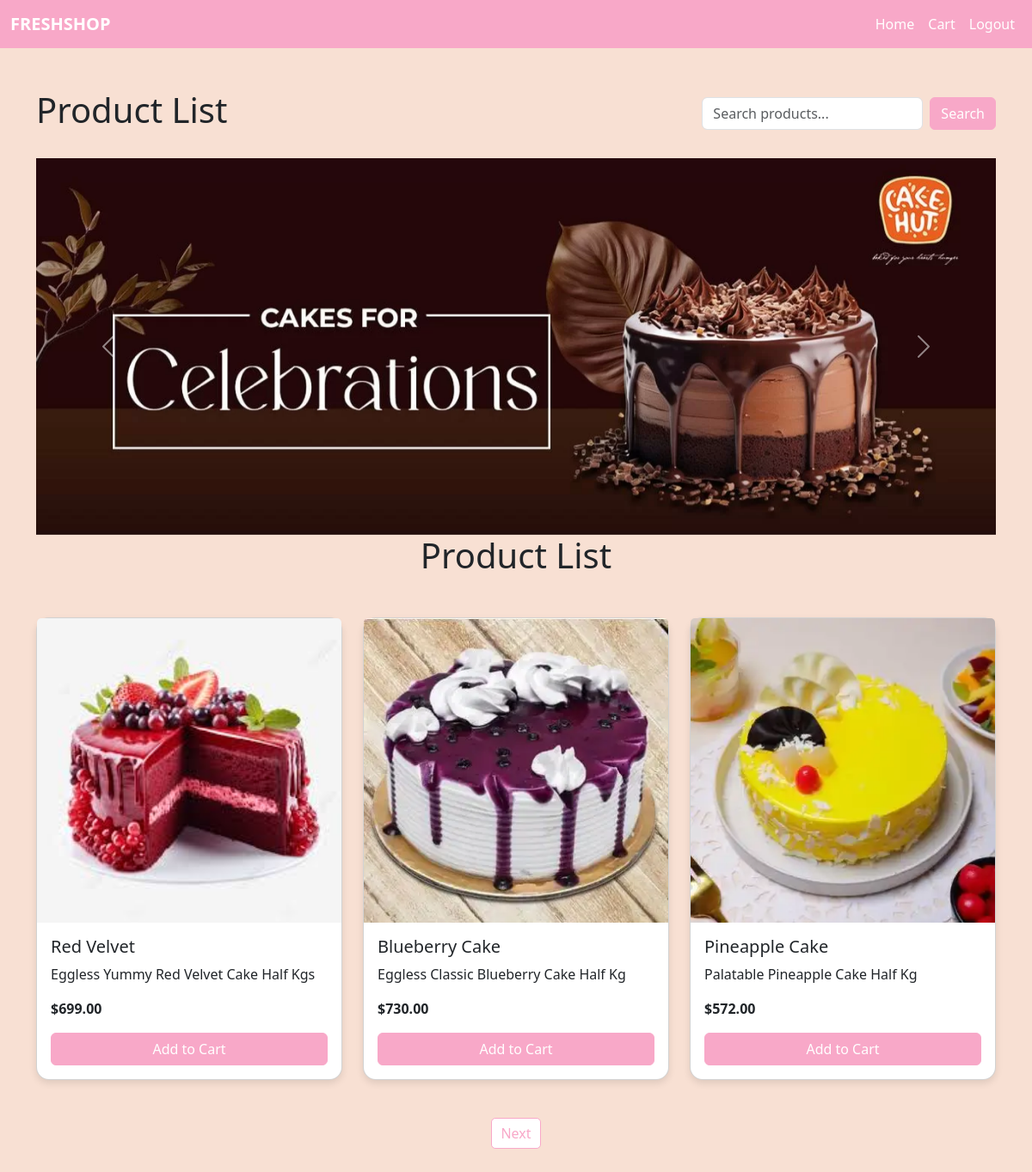
/view_products/ (signed in), run on the app's committed database.
### FreshShopapp/models.py (models this page shows, shortened)
class Product(models.Model):
    name = models.CharField(max_length=100)
    description = models.TextField()
    price = models.DecimalField(max_digits=10, decimal_places=2)
    image = models.ImageField(upload_to='products/')

### FreshShopapp/views.py (the view)
# urls.py: path('view_products/', views.view_products, name='view_products'),
@never_cache
@login_required
def view_products(request):
    query = request.GET.get('search', '')
    if query:
        products = Product.objects.filter(
            Q(name__icontains=query) | Q(description__icontains=query)
        )
    else:
        products = Product.objects.all()
    paginator = Paginator(products, 3)  # 3 products per page
    page_number = request.GET.get('page')  # Get the page number from the URL
    page_obj = paginator.get_page(page_number)  # Get the current page of products
    return render(request, 'view_products.html', {'page_obj': page_obj})

### FreshShopapp/templates/view_products.html (shortened to what this page needs)
<!DOCTYPE html>
<html lang="en">
<head>
    <link href="https://cdn.jsdelivr.net/npm/bootstrap@5.3.2/dist/css/bootstrap.min.css" rel="stylesheet">
</head>
<body>
    <nav class="navbar navbar-expand-lg navbar-light">
        <div class="container-fluid">
            <a class="navbar-brand fw-bold" href="{% url 'view_products' %}">FRESHSHOP</a>
            <div class="collapse navbar-collapse" id="navbarNav">
                <ul class="navbar-nav ms-auto">
                    <li class="nav-item">
                        <a class="nav-link" href="{% url 'home' %}">Home</a>
                    </li>
                    <li class="nav-item">
                        <a class="nav-link" href="{% url 'view_cart' %}">Cart</a>
                    </li>
                    <li class="nav-item">
                        <a class="nav-link" href="{% url 'logout' %}">Logout</a>
                    </li>
                </ul>
            </div>
        </div>
    </nav>
    <div class="container py-5">
        <div class="d-flex justify-content-between align-items-center mb-4">
            <h1>Product List</h1>
            <form class="d-flex" method="get" action="">
                <input type="text" name="search" class="form-control me-2" placeholder="Search products..." value="{{ query }}">
                <button type="submit" class="btn btn-primary">Search</button>
            </form>
        </div>
        <div id="carouselExampleAutoplaying" class="carousel slide carousel-fade" data-bs-ride="carousel">
            <div class="carousel-inner">
                <div class="carousel-item active">
                    <img src="/media/products/image.jpeg" class="d-block w-100" alt="Cake Sale">
                </div>
            </div>
            <button class="carousel-control-prev" type="button" data-bs-target="#carouselExampleAutoplaying" data-bs-slide="prev">
                <span class="carousel-control-prev-icon" aria-hidden="true"></span>
            </button>
            <button class="carousel-control-next" type="button" data-bs-target="#carouselExampleAutoplaying" data-bs-slide="next">
                <span class="carousel-control-next-icon" aria-hidden="true"></span>
            </button>
        </div>
        <h1 class="text-center mb-5">Product List</h1>
        <div class="row">
            {% if page_obj %}
                {% for product in page_obj %}
                    <div class="col-md-4 col-sm-12 mb-4">
                        <div class="card">
                            <img src="{{ product.image.url }}" alt="{{ product.name }}" class="card-img-top">
                            <div class="card-body">
                                <h5 class="card-title">{{ product.name }}</h5>
                                <p class="card-text">{{ product.description }}</p>
                                <p class="card-text"><strong>${{ product.price }}</strong></p>
                                <a href="{% url 'add_to_cart' product.id %}" class="btn btn-primary w-100">Add to Cart</a>
                            </div>
                        </div>
                    </div>
                {% endfor %}
            {% else %}
                <p class="text-center text-muted">No products match your search query.</p>
            {% endif %}
        </div>
        <div class="d-flex justify-content-center">
            <div class="pagination">
                {% if page_obj.has_next %}
                    <a href="?q={{ query }}&page={{ page_obj.next_page_number }}" class="page-link">Next</a>
                {% endif %}
            </div>
        </div>
    </div>
</body>
</html>

### FreshShopapp/templates/view_products.html (style rules this page uses)
body { background-color: #f8e0d3; }
.navbar { background-color: #f8a8c8; }
.navbar-brand, .nav-link { color: white !important; }
.card { border-radius: 15px; box-shadow: 0 4px 8px rgba(0, 0, 0, 0.1); margin-bottom: 20px; }
.btn-primary { background-color: #f8a8c8; border-color: #f8a8c8; }
.pagination a { color: #f8a8c8; border: 1px solid #f8a8c8; padding: 5px 10px; border-radius: 5px; }

### data on the page
Product: image (picture), name "Red Velvet", description "Eggless Yummy Red Velvet Cake Half Kgs", price "699.00"
Product: image (picture), name "Blueberry Cake", description "Eggless Classic Blueberry Cake Half Kg", price "730.00"
Product: image (picture), name "Pineapple Cake", description "Palatable Pineapple Cake Half Kg", price "572.00"
